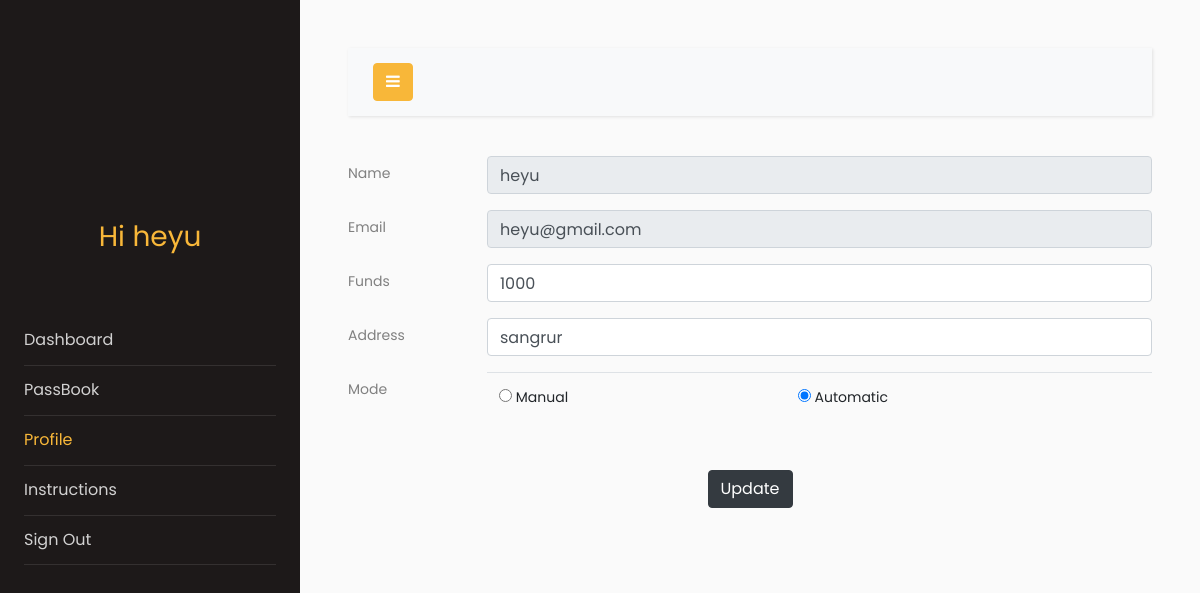
The page /profile (signed in) on the database as committed earlier.
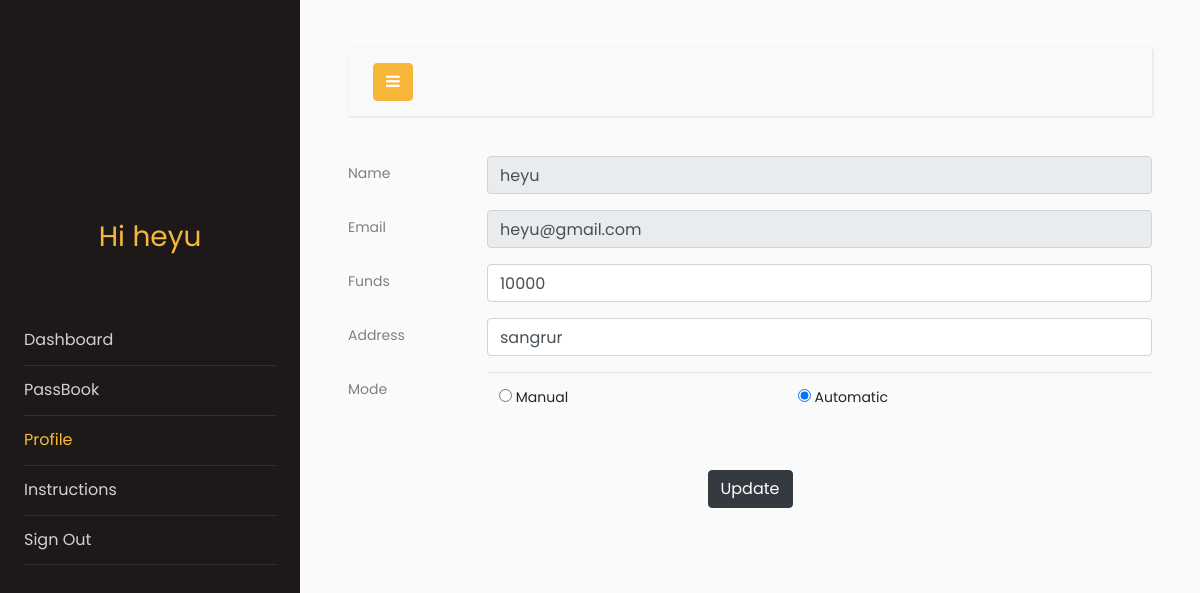
The same page on the database as committed later.
### models.py (models this page shows, shortened)
class Users(db.Model, UserMixin):
    __tablename__ = "users"
    name = db.Column(db.String(64))
    pasword_hash = db.Column(db.String(128))
    id = db.Column(db.Integer, primary_key=True)
    address = db.Column(db.String(128))
    funds = db.Column(db.Integer, default=0)
    email = db.Column(db.String(64), unique=True, index=True)
    mode = db.Column(db.Integer, default=0)  # 0 is manual, 1 is automatic

### app.py (the view)
@app.route("/profile", methods=["GET", "POST"])
@login_required
def profile():
    form = profiles()
    if form.validate_on_submit():
        current_user.funds = form.funds.data
        current_user.address = form.address.data
        current_user.mode = form.mode.data
        db.session.commit()
        flash("User Account Updated")
        return redirect(url_for("profile"))
    elif request.method == "GET":
        form.name.data = current_user.name
        form.email.data = current_user.email
        form.funds.data = current_user.funds
        form.address.data = current_user.address
        form.mode.data = current_user.mode
    return render_template("profile.html", proForm=form)

### forms.py
class profiles(FlaskForm):
    name = StringField("Name")
    email = StringField("Email")
    funds = IntegerField("Funds", validators=[DataRequired()])
    address = StringField("Address")
    mode = RadioField(
        "Mode", choices=[(0, "Manual"), (1, "Automatic")], default=0, coerce=int
    )
    submit = SubmitField("Update")

### models.py (called while the page is built)
@login_manager.user_loader
def load_user(user_id):
    return Users.query.get(user_id)

### templates/profile.html (shortened to what this page needs)
<!doctype html>
<html lang="en">
<head>
    <link rel="stylesheet" href="https://stackpath.bootstrapcdn.com/font-awesome/4.7.0/css/font-awesome.min.css">
    <link rel="stylesheet" href="{{ url_for('static', filename='css1/style.css') }}">
</head>
<body>
    <div class="wrapper d-flex align-items-stretch">
        <nav id="sidebar">
            <div class="p-4 pt-5">
                <a href="#" class="img logo rounded-circle mb-5"></a>
                <h3 style="color: #f8b739; font-family: Poppins, Arial, sans-serif; text-align: center;">Hi
                    {{current_user.name}}</h3>
                <br>
                <br>
                <ul class="list-unstyled components mb-5">
                    <li>
                        <a href="{{url_for('dashboard')}}">Dashboard</a>
                    </li>
                    <li>
                        <a href="{{url_for('passbook')}}">PassBook</a>
                    </li>
                    <li class="active">
                        <a href="{{url_for('profile')}}">Profile</a>
                    </li>
                    <li>
                        <a href="{{url_for('instructions')}}">Instructions</a>
                    </li>
                    <li>
                        <a href="{{url_for('logout')}}">Sign Out</a>
                    </li>
                </ul>
            </div>
        </nav>
        <div id="content" class="p-4 p-md-5">
            <nav class="navbar navbar-expand-lg navbar-light bg-light">
                <div class="container-fluid">
                    <button type="button" id="sidebarCollapse" class="btn btn-primary">
                        <i class="fa fa-bars"></i>
                    </button>
                </div>
            </nav>
            <form method="POST" enctype="multipart/form-data" class="form-group">
                <div class="form-group row">
                    <label for="staticEmail" class="col-sm-2 col-form-label">Name</label>
                    <div class="col-sm-10">
                        {{proForm.name(class='form-control', disabled=True)}}
                    </div>
                </div>
                <div class="form-group row">
                    <label for="staticEmail" class="col-sm-2 col-form-label">Email</label>
                    <div class="col-sm-10">
                        {{proForm.email(class="form-control", disabled=True)}}
                    </div>
                </div>
                <div class="form-group row">
                    <label for="inputPassword" class="col-sm-2 col-form-label">Funds</label>
                    <div class="col-sm-10">
                        {{proForm.funds(class='form-control',maxlength=18)}}
                    </div>
                </div>
                <div class="form-group row">
                    <label for="inputPassword" class="col-sm-2 col-form-label">Address</label>
                    <div class="col-sm-10">
                        {{proForm.address(class='form-control',maxlength=128)}}
                    </div>
                </div>
                <div class="form-group row">
                    <label for="inputPassword" class="col-sm-2 col-form-label">Mode</label>
                    <div class="col-sm-10">
                        <table class="table">
                        <tr>
                            {% for subfield in proForm.mode %}
                                <td><label class="radio-inline"> {{subfield}} {{subfield.label}} </label></td>
                            {% endfor %}
                        </tr>
                        </table>
                    </div>
                </div>
                <div class="form-group row">
                    <div style="margin:0 auto 0">
                        {{proForm.submit(class='btn btn-dark')}}
                    </div>
                </div>
            </form>
        </div>
    </div>
</body>
</html>

Rows that differ between the two databases and show on the page:
changed Users "heyu": funds "1000" → "10000"
